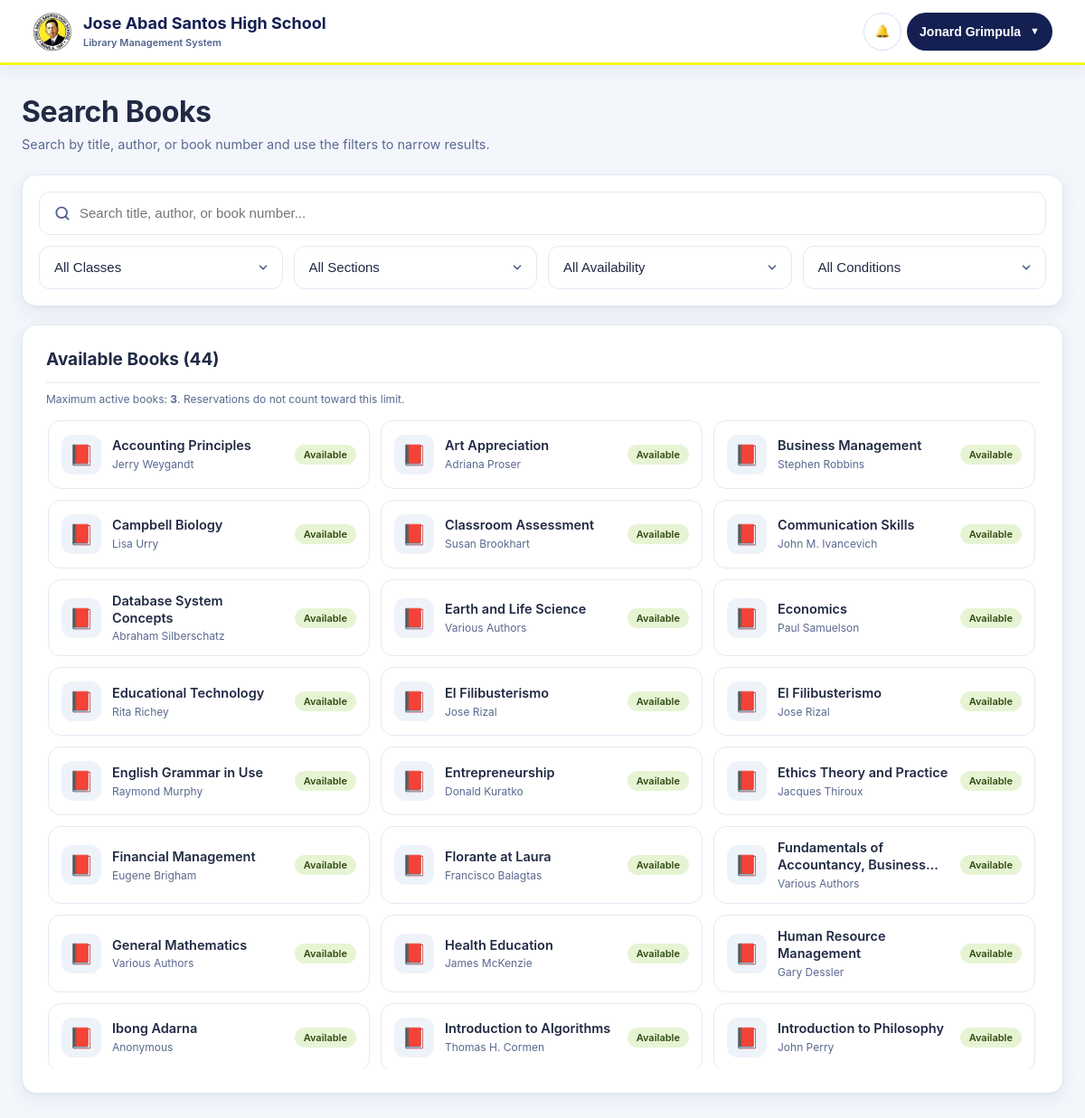
/teacher/borrow.php (signed in), run on the app's committed database.
### tables this page shows
CREATE TABLE `teachers` (
  `teacher_id` int NOT NULL,
  `teacher_no` varchar(100) DEFAULT NULL,
  `full_name` varchar(255) DEFAULT NULL,
  `teaching_grades` text,
  `teaching_strands` text,
  `contact_number` varchar(20) DEFAULT NULL,
  `email` varchar(255) DEFAULT NULL,
  `password` varchar(255) NOT NULL DEFAULT '',
  `qr_code` varchar(255) DEFAULT NULL,
  `status` enum('active','inactive') NOT NULL DEFAULT 'active',
  `is_archived` tinyint(1) NOT NULL DEFAULT '0',
  `archived_at` datetime DEFAULT NULL,
  `archived_by` int DEFAULT NULL,
  `id_number` varchar(100) DEFAULT NULL,
  `grades` text,
  `strands` text,
  `created_at` timestamp NULL DEFAULT CURRENT_TIMESTAMP,
  `updated_at` timestamp NOT NULL DEFAULT CURRENT_TIMESTAMP ON UPDATE CURRENT_TIMESTAMP
);

CREATE TABLE `books` (
  `book_id` int NOT NULL,
  `title` varchar(255) NOT NULL,
  `author` varchar(255) NOT NULL,
  `co_authors` text,
  `place_of_publication` varchar(255) DEFAULT NULL,
  `publication_date` date DEFAULT NULL,
  `book_number` varchar(100) NOT NULL,
  `book_pages` int NOT NULL,
  `source_of_funds` varchar(255) DEFAULT NULL,
  `cost_price` decimal(10,2) DEFAULT NULL,
  `publisher` varchar(255) DEFAULT NULL,
  `edition` varchar(100) DEFAULT NULL,
  `volumes` varchar(100) DEFAULT NULL,
  `class` varchar(100) DEFAULT NULL,
  `type_of_material` varchar(100) DEFAULT NULL,
  `location_collection` varchar(255) DEFAULT NULL,
  `library_building` varchar(150) DEFAULT NULL,
  `shelf_number` varchar(100) DEFAULT NULL,
  `library_section` varchar(150) DEFAULT NULL,
  `qr_code` varchar(255) NOT NULL,
  `book_status` enum('available','out_of_stock','damaged','lost') NOT NULL DEFAULT 'available',
  `book_condition` varchar(20) NOT NULL DEFAULT 'New',
  `is_archived` tinyint(1) NOT NULL DEFAULT '0',
  `archived_at` datetime DEFAULT NULL,
  `archived_by` int DEFAULT NULL,
  `total_copies` int NOT NULL DEFAULT '1',
  `available_copies` int NOT NULL DEFAULT '1',
  `borrowed_copies` int NOT NULL DEFAULT '0',
  `lost_copies` int NOT NULL DEFAULT '0',
  `damaged_copies` int NOT NULL DEFAULT '0',
  `created_at` timestamp NOT NULL DEFAULT CURRENT_TIMESTAMP,
  `updated_at` timestamp NOT NULL DEFAULT CURRENT_TIMESTAMP ON UPDATE CURRENT_TIMESTAMP
);

### includes/library_rules.php (called while the page is built, shortened)
<?php
function ensureLibraryRulesTable(mysqli $conn): void
{
    static $done = false;
    if ($done) return;
    $sql = "CREATE TABLE IF NOT EXISTS library_settings (
        setting_key VARCHAR(100) NOT NULL,
        setting_value VARCHAR(255) NOT NULL,
        updated_at TIMESTAMP NOT NULL DEFAULT CURRENT_TIMESTAMP ON UPDATE CURRENT_TIMESTAMP,
        PRIMARY KEY (setting_key)
    ) ENGINE=InnoDB DEFAULT CHARSET=utf8mb4 COLLATE=utf8mb4_unicode_ci";
    $defaults = [
        'max_active_books_per_student' => '3',
        'reservation_expiry_days' => '3'
    ];
    $stmt = $conn->prepare("INSERT IGNORE INTO library_settings (setting_key, setting_value) VALUES (?, ?)");
}
function getLibraryRule(mysqli $conn, string $key, int $default): int
{
    $stmt = $conn->prepare("SELECT setting_value FROM library_settings WHERE setting_key=? LIMIT 1");
    $stmt->bind_param('s', $key);
    $stmt->execute();
    $row = $stmt->get_result()->fetch_assoc();
    $value = isset($row['setting_value']) ? (int)$row['setting_value'] : $default;
    return $value > 0 ? $value : $default;
}
?>

### teacher/borrow.php (the view, shortened to what this page needs)
<?php
require_once __DIR__ . '/../db.php';
require_once __DIR__ . '/../includes/library_rules.php';
$teacher = null;
$books = [];
$teacher_id = (int)$_SESSION['teacher_id'];
$max_active_books = getLibraryRule($conn, 'max_active_books_per_teacher', 3);
try {
    $teacher_stmt = $conn->prepare("\n        SELECT teacher_id, teacher_no, full_name, contact_number, qr_code, status, created_at\n        FROM teachers\n        WHERE teacher_id = ? AND status = 'active' AND COALESCE(is_archived,0) = 0\n        LIMIT 1\n    ");
    $teacher_stmt->bind_param('i', $teacher_id);
    $teacher_stmt->execute();
    $teacher = $teacher_stmt->get_result()->fetch_assoc();
} catch (Exception $e) {
    $teacher_error = 'Unable to load your teacher account right now.';
    logError('Teacher borrow page error: ' . $e->getMessage());
}
if ($teacher) {
    try {
        $books_stmt = $conn->prepare("
            SELECT
                book_id,
                title,
                author,
                book_number,
                book_pages,
                publisher,
                edition,
                volumes,
                class,
                location_collection,
                library_building,
                shelf_number,
                library_section,
                book_condition,
                qr_code,
                book_status,
                total_copies,
                available_copies,
                borrowed_copies
            FROM books
            WHERE COALESCE(is_archived,0) = 0
            AND qr_code IS NOT NULL
            AND qr_code != ''
            GROUP BY book_id
            ORDER BY title ASC
        ");
        $books_stmt->execute();
        $books_result = $books_stmt->get_result();
        while ($row = $books_result->fetch_assoc()) {
            $books[] = $row;
        }
    } catch (Exception $e) {
        logError('Books fetch error: ' . $e->getMessage());
    }
}
?>
<!DOCTYPE html>
<html lang="en">
<head>
</head>
<body class="teacher-app teacher-borrow-page">
    <header class="page-header">
        <a href="/LibraryBorrowingSystem/teacher/borrow.php" class="header-brand">
            <img src="/LibraryBorrowingSystem/Img/jAbadSantos_Logo.jpg" alt="Jose Abad Santos High School Logo">
            <span class="header-brand-text">Jose Abad Santos High School<span class="header-brand-subtitle">Library Management System</span></span>
        </a>
        <div class="teacher-header-actions">
        <div class="teacher-notification-wrap">
    <button type="button" class="teacher-notification-bell" id="teacherNotificationBell" aria-label="Notifications">
        <span>🔔</span><span class="teacher-notification-count" id="teacherNotificationCount" style="display:none;">0</span>
    </button>
</div>
<div class="teacher-menu">
            <button type="button" class="teacher-menu-toggle" id="teacherMenuToggle" aria-haspopup="true" aria-expanded="false">
                <span class="teacher-menu-name"><?php echo $teacher ? htmlspecialchars($teacher['full_name']) : 'Teacher'; ?></span>
                <span class="teacher-menu-caret">▼</span>
            </button>
        </div>
    </div>
    </header>
    <div class="container">
        <div class="header">
            <h1>Search Books</h1>
            <p>Search by title, author, or book number and use the filters to narrow results.</p>
        </div>
        <div class="search-section">
            <form class="search-form" id="searchForm">
                <input type="text"
                       id="searchInput"
                       placeholder="Search title, author, or book number..."
                       autofocus>
                <select id="classFilter" aria-label="Filter by class">
                    <option value="">All Classes</option>
                </select>
                <select id="sectionFilter" aria-label="Filter by library section">
                    <option value="">All Sections</option>
                </select>
                <select id="availabilityFilter" aria-label="Filter by availability">
                    <option value="">All Availability</option>
                </select>
                <select id="conditionFilter" aria-label="Filter by book condition">
                    <option value="">All Conditions</option>
                </select>
            </form>
        </div>
        <div class="grid">
            <div class="results-section">
                <h2>Available Books (<span id="bookCount"><?php echo count($books); ?></span>)</h2>
                <div style="margin:-10px 0 14px;color:#52618D;font-size:12px;">
                    Maximum active books: <strong><?php echo (int)$max_active_books; ?></strong>. Reservations do not count toward this limit.
                </div>
                <div class="results-list" id="booksList">
                    <?php if (empty($books) && $teacher): ?>
                        <div class="empty-results">
                            <p>No books available at the moment</p>
                        </div>
                    <?php elseif (!$teacher): ?>
                        <div class="empty-results">
                            <p>Unable to load books. Please verify your QR code.</p>
                        </div>
                    <?php else: ?>
                        <?php foreach ($books as $book): ?>
                            <div class="book-item <?php echo $book['available_copies'] <= 0 ? 'unavailable' : ''; ?>"
                                 onclick="selectBook(<?php echo $book['book_id']; ?>, '<?php echo htmlspecialchars(addslashes($book['title'])); ?>', <?php echo $book['available_copies']; ?>, this)">
                                <div class="book-icon">📕</div>
                                <div class="book-info">
                                    <div class="book-title"><?php echo htmlspecialchars($book['title']); ?></div>
                                    <div class="book-author"><?php echo htmlspecialchars($book['author']); ?></div>
                                </div>
                                <div class="book-availability <?php echo $book['available_copies'] > 0 ? 'available' : 'unavailable'; ?>">
                                    <?php echo $book['available_copies'] > 0 ? 'Available' : 'Out of Stock'; ?>
                                </div>
                            </div>
                        <?php endforeach; ?>
                    <?php endif; ?>
                </div>
            </div>
        </div>
    </div>
</body>
</html>

### teacher/borrow.php (style rules this page uses)
* { margin: 0; padding: 0; box-sizing: border-box; }
body { font-family: -apple-system, BlinkMacSystemFont, 'Segoe UI', 'Roboto', sans-serif; background: #F3F7FC; color: #202A44; padding-bottom: 40px; }
.container { max-width: 1200px; margin: 30px auto; padding: 0 20px; }
.header { margin-bottom: 30px; }
.header h1 { font-size: 28px; color: #202A44; margin-bottom: 8px; }
.header p { color: #52618D; font-size: 14px; }
.search-section { background: white; border-radius: 12px; padding: 25px; box-shadow: 0 2px 8px rgba(0, 0, 0, 0.08); margin-bottom: 30px; }
.search-form { display: flex; gap: 12px; flex-wrap: wrap; }
.search-form input { flex: 1; min-width: 250px; padding: 12px 16px; border: 2px solid #e0e0e0; border-radius: 8px; font-size: 14px; transition: all 0.3s; }
.grid { display: grid; grid-template-columns: 1fr; gap: 30px; align-items: start; }
.results-section { background: white; border-radius: 12px; padding: 25px; box-shadow: 0 2px 8px rgba(0, 0, 0, 0.08); }
.results-section h2 { font-size: 18px; margin-bottom: 20px; color: #202A44; padding-bottom: 15px; border-bottom: 2px solid #f0f0f0; }
.results-list { display: flex; flex-direction: column; gap: 10px; max-height: 600px; overflow-y: auto; }
.book-item { padding: 15px; background: #F7F9FC; border: 2px solid #e0e0e0; border-radius: 8px; cursor: pointer; transition: all 0.3s; display: flex; align-items: center; gap: 12px; }
.book-icon { font-size: 24px; flex-shrink: 0; }
.book-info { flex: 1; }
.book-title { font-weight: 600; color: #202A44; font-size: 14px; }
.book-author { font-size: 12px; color: #52618D; }
.book-availability { font-size: 11px; padding: 4px 8px; border-radius: 4px; font-weight: 600; flex-shrink: 0; }
.book-availability.available { background: #EDF5DD; color: #344E15; }
.page-header { position: fixed; top: 0; left: 0; right: 0; height: 70px; background: white; box-shadow: 0 2px 8px rgba(0, 0, 0, 0.1); z-index: 998; display: flex; align-items: center; justify-content: space-between; padding: 0 40px; border-bottom: 3px solid #F4F916; }
.header-brand { display: flex; align-items: center; text-decoration: none; gap: 12px; }
.header-brand img { height: 50px; width: auto; object-fit: contain; }
.header-brand-text { font-size: 18px; font-weight: 700; color: #141F52; }
.teacher-menu { position: relative; display: flex; align-items: center; }
.teacher-menu-toggle { display: inline-flex; align-items: center; gap: 10px; padding: 8px 12px; background: #141F52; color: white; border: none; border-radius: 8px; font-weight: 700; font-size: 14px; cursor: pointer; box-shadow: none; }
.teacher-menu-name { max-width: 220px; overflow: hidden; text-overflow: ellipsis; white-space: nowrap; }
.teacher-menu-caret { font-size: 11px; line-height: 1; }
.teacher-notification-wrap { position:relative;display:flex;align-items:center;margin-right:8px }
.teacher-notification-bell { position:relative;width:40px;height:40px;border:1px solid #D2E2F6;border-radius:9px;background:#fff;color:#141F52;cursor:pointer }
.header-brand-text { display:flex;flex-direction:column;line-height:1.1; }
.header-brand-subtitle { display:block;margin-top:4px;font-size:11px;font-weight:600;color:#52618D; }
.page-header { gap:10px; }
.teacher-header-actions { display:flex;align-items:center;gap:4px;flex-shrink:0 }
.teacher-notification-wrap { margin:0!important }
.page-header { height:78px;padding:0 40px;box-sizing:border-box;position:sticky;top:0;z-index:900;background:#fff; }
.teacher-header-actions { display:flex;align-items:center;gap:6px;flex-shrink:0; }
.teacher-notification-wrap { margin:0!important; }

### includes/responsive.php (style rules this page uses)
html, body { max-width: 100%; overflow-x: hidden; }
img, canvas { max-width: 100%; height: auto; }

### data on the page
teachers: full_name "Jonard Grimpula"
books: title "Accounting Principles", author "Jerry Weygandt", available_copies "Available"
books: title "Art Appreciation", author "Adriana Proser", available_copies "Available"
books: title "Business Management", author "Stephen Robbins", available_copies "Available"
books: title "Campbell Biology", author "Lisa Urry", available_copies "Available"
books: title "Classroom Assessment", author "Susan Brookhart", available_copies "Available"
books: title "Communication Skills", author "John M. Ivancevich", available_copies "Available"
books: title "Database System Concepts", author "Abraham Silberschatz", available_copies "Available"
books: title "Earth and Life Science", author "Various Authors", available_copies "Available"
books: title "Economics", author "Paul Samuelson", available_copies "Available"
books: title "Educational Technology", author "Rita Richey", available_copies "Available"
books: title "El Filibusterismo", author "Jose Rizal", available_copies "Available"
books: title "El Filibusterismo", author "Jose Rizal", available_copies "Available"
books: title "English Grammar in Use", author "Raymond Murphy", available_copies "Available"
books: title "Entrepreneurship", author "Donald Kuratko", available_copies "Available"
books: title "Ethics Theory and Practice", author "Jacques Thiroux", available_copies "Available"
books: title "Financial Management", author "Eugene Brigham", available_copies "Available"
books: title "Florante at Laura", author "Francisco Balagtas", available_copies "Available"
books: title "Fundamentals of Accountancy,…", author "Various Authors", available_copies "Available"
books: title "General Mathematics", author "Various Authors", available_copies "Available"
books: title "Health Education", author "James McKenzie", available_copies "Available"
books: title "Human Resource Management", author "Gary Dessler", available_copies "Available"
books: title "Ibong Adarna", author "Anonymous", available_copies "Available"
books: title "Introduction to Algorithms", author "Thomas H. Cormen", available_copies "Available"
books: title "Introduction to Philosophy", author "John Perry", available_copies "Available"

### other printed values
count($books) "44"
$max_active_books "3"
